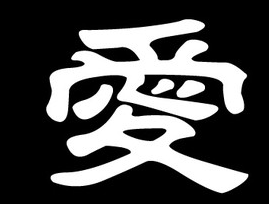
#> input picture ai2.bmp, 269 x 204 px
$ python morphological_transformation.py
#> lines starting #> are read from the running program, lines starting #| are printed output that depends on the picture
### show_image.py
import numpy as np
import cv2
from matplotlib import pyplot as plt


# [4 lines left out: function plt_show_image, not called in this run]


# pass in the name of the window
def show_image(window_name, img):
    cv2.namedWindow(window_name, cv2.WINDOW_NORMAL);
    cv2.imshow(window_name, img);
    print window_name+str(img.shape)
    # cv2.setMouseCallback(window_name, get_pixel);
    k = cv2.waitKey(0) & 0xFF; # press '0', it will wait infinitely for a key stroke
    if k == ord('q'):
        cv2.destroyAllWindows();

### morphological_transformation.py
import numpy as np
import cv2
from matplotlib import pyplot as plt
import show_image as image_helper

# this code works for white foreground, and black background image.
# erosion: all the pixels under the mask are '1', the pixel in the center would be 1
# dilation: under the mask, if at least one pixel is 1, then the center pixel is 1.
# ###

img = cv2.imread('ai2.bmp', 0);
#> img is the input picture: shape (204, 269); min 0, max 255, mean 76.9
image_helper.show_image('image', img);
#| image(204, 269)
#> (key q is pressed here)
kernel = np.ones((5, 5), np.uint8); # np.ones(shape, datatype, order='C');


def inverse_image():
    image = cv2.imread('ai.bmp');
    # get a gray scale image
    img = cv2.cvtColor(image, cv2.COLOR_BGR2GRAY);
    # inverse the gray scale image, 0 to 1, 1 to 0.
    img = np.invert(img);
    # save image
    cv2.imwrite('ai2.bmp', img);


# pixel in the original image (either 1 or 0) will be considered 1
# only if all the pixels under the kernel is 1(white),
# otherwise it is eroded (made to zero, or black).
def erode():
    global img;
    global kernel;
    # cv2.erode(src,kernel,dst=None, anchor=None, iteration-=None ... )
    erosion = cv2.erode(img, kernel, iterations=1);
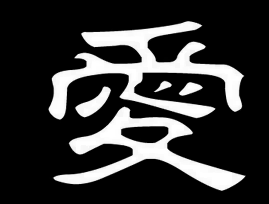
#> erosion: shape (204, 269); min 0, max 255, mean 52.5
    image_helper.show_image('erode', erosion);
#| erode(204, 269)
#> (key Esc is pressed here)


def dilate():
    global img;
    global kernel;
    dilation = cv2.dilate(img, kernel, iterations=1);
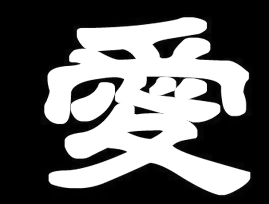
#> dilation: shape (204, 269); min 0, max 255, mean 101.2
    image_helper.show_image('dilation', dilation);
#| dilation(204, 269)


def open_image():
    # opening: erosion , then dilation.
    global img;
    global kernel;
    opening = cv2.morphologyEx(img, cv2.MORPH_OPEN, kernel); # src, operation, kernel
    image_helper.show_image('opening', opening);
#| opening(204, 269)


def close_image():
    # closing: dilation, then erosion
    global img, kernel;
    closing = cv2.morphologyEx(img, cv2.MORPH_CLOSE, kernel);
    image_helper.show_image('closing', closing);
#| closing(204, 269)


# difference between dilation and erosion of a image
def gradient_image():
    global img, kernel;
    gradient = cv2.morphologyEx(img, cv2.MORPH_GRADIENT, kernel);
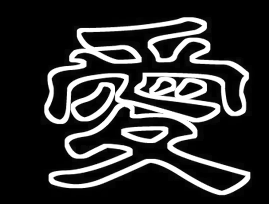
#> gradient: shape (204, 269); min 0, max 255, mean 48.7
    image_helper.show_image('gradient', gradient);
#| gradient(204, 269)


# this is the difference between input image and Opening of the image.
def top_hat_image():
    global img;
    top_hat = cv2.morphologyEx(img, cv2.MORPH_TOPHAT, np.ones((20, 20), np.uint8));
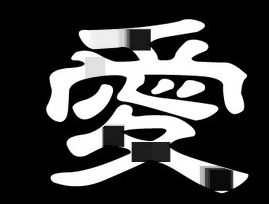
#> top_hat: shape (204, 269); min 0, max 255, mean 66.6
    image_helper.show_image('top hat', top_hat);
#| top hat(204, 269)


# difference between closing image and input image
def black_hat_image():
    global img;
    black_hat = cv2.morphologyEx(img, cv2.MORPH_BLACKHAT, np.ones((20, 20), np.uint8));
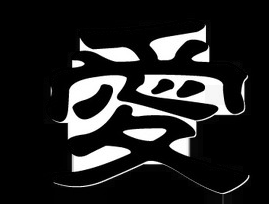
#> black_hat: shape (204, 269); min 0, max 255, mean 34.2
    image_helper.show_image('black hat', black_hat);
#| black hat(204, 269)


def strucure_element():
    mask1 = cv2.getStructuringElement(cv2.MORPH_RECT, (5, 5), np.uint8); # (shape, size), rectangle
    mask2 = cv2.getStructuringElement(cv2.MORPH_ELLIPSE, (5, 5), np.uint8); # ellipse
    mask3 = cv2.getStructuringElement(cv2.MORPH_CROSS, (5, 5), np.uint8); # shape is cross.


def main():
    erode();
    dilate();
    open_image();
    close_image();
    gradient_image();
    top_hat_image();
    black_hat_image();


main();
